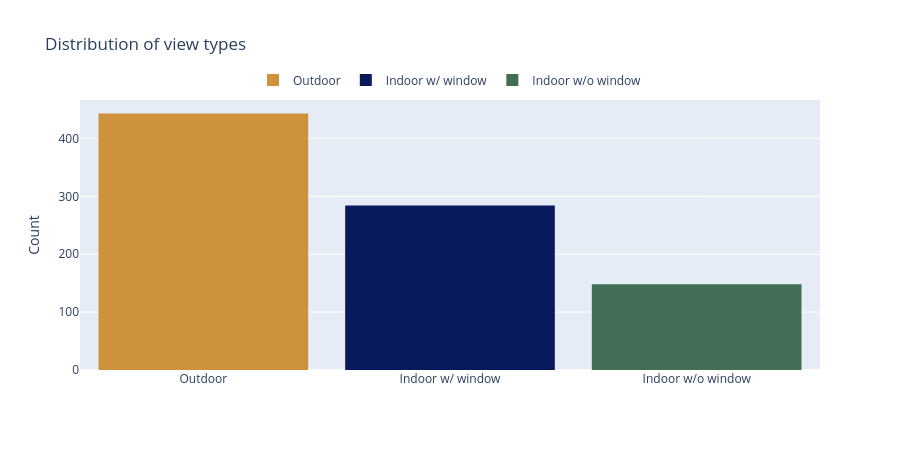

Here is the notebook cell this chart was saved with:
### Code cell
fig = px.histogram(
    meta_df,
    x="view",
    color="view",
    color_discrete_map=VIEW_COLORS,
    title="Distribution of view types",
    # text_auto=True
)

fig.update_layout(
    xaxis_title=None,
    yaxis_title="Count",
    bargap=0.15,
    legend_title="",
    legend=dict(
        orientation="h",
        yanchor="bottom",
        y=1.02,
        xanchor="center",
        x=0.5
    ),
    height=450
)

fig.show()

fig.write_html("../assets/plots/view_distribution.html", include_plotlyjs="cdn", full_html=False)

### Figure 1 — Plotly figure (JSON) as saved in the notebook; plotly's stock layout.template omitted (floating-point values rounded to 4 significant figures; data arrays with more than 128 entries replaced by an {"elided": "..."} marker saying what was removed)
{"data": [{"bingroup": "x", "hovertemplate": "view=%{x}<br>count=%{y}<extra></extra>", "legendgroup": "Outdoor", "marker": {"color": "#CD923B", "pattern": {"shape": ""}}, "name": "Outdoor", "orientation": "v", "showlegend": true, "type": "histogram", "x": {"elided": "443 str values"}, "xaxis": "x", "yaxis": "y"}, {"bingroup": "x", "hovertemplate": "view=%{x}<br>count=%{y}<extra></extra>", "legendgroup": "Indoor w/ window", "marker": {"color": "#081A5B", "pattern": {"shape": ""}}, "name": "Indoor w/ window", "orientation": "v", "showlegend": true, "type": "histogram", "x": {"elided": "284 str values"}, "xaxis": "x", "yaxis": "y"}, {"bingroup": "x", "hovertemplate": "view=%{x}<br>count=%{y}<extra></extra>", "legendgroup": "Indoor w/o window", "marker": {"color": "#426E56", "pattern": {"shape": ""}}, "name": "Indoor w/o window", "orientation": "v", "showlegend": true, "type": "histogram", "x": {"elided": "148 str values"}, "xaxis": "x", "yaxis": "y"}], "layout": {"bargap": 0.15, "barmode": "relative", "height": 450, "legend": {"orientation": "h", "title": {"text": ""}, "tracegroupgap": 0, "x": 0.5, "xanchor": "center", "y": 1.02, "yanchor": "bottom"}, "title": {"text": "Distribution of view types"}, "xaxis": {"anchor": "y", "categoryarray": ["Outdoor", "Indoor w/ window", "Indoor w/o window"], "categoryorder": "array", "domain": [0, 1], "title": {}}, "yaxis": {"anchor": "x", "domain": [0, 1], "title": {"text": "Count"}}}}
